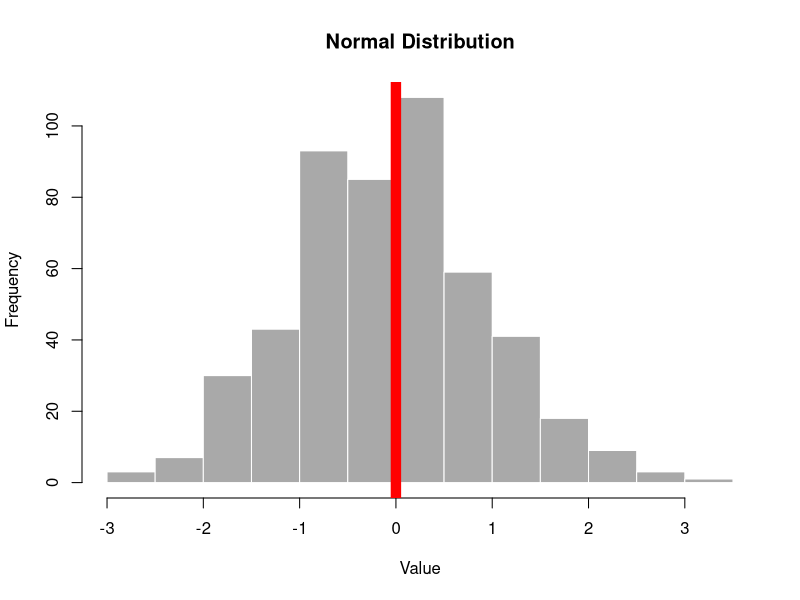

This figure's R source:
## ---- chunk 1
knitr::opts_chunk$set(echo = FALSE)
## ---- chunk 2
hist(rnorm(500), col = 'darkgray', border = 'white', xlab = "Value", main = "Normal Distribution" )
abline(v=0,col="red", lwd = 10)
